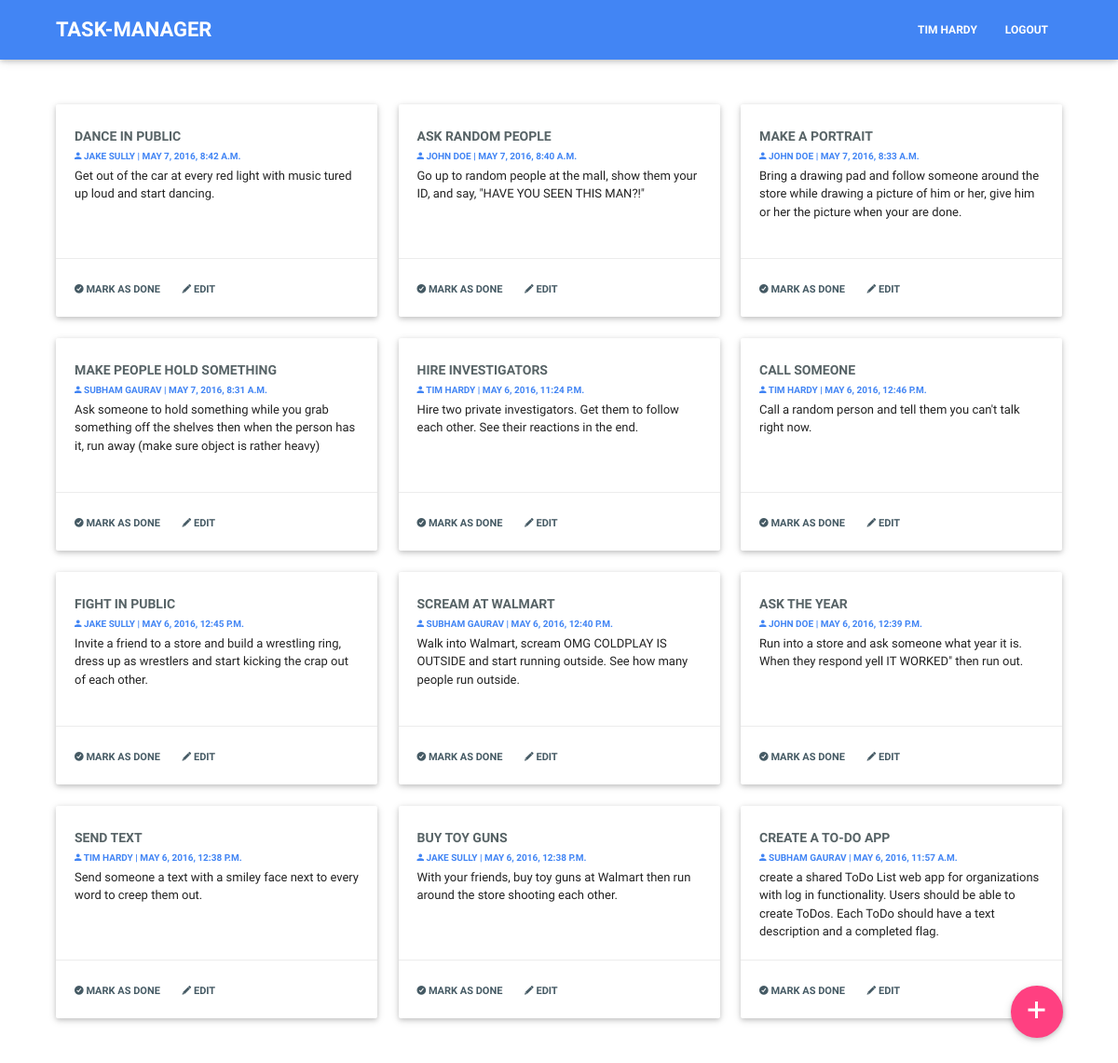
/ (signed in), run on the app's committed database.
### todo/models.py (models this page shows, shortened)
class ToDo(models.Model):
	title = models.CharField(max_length=100)
	desc = models.CharField(max_length=1000)
	creator = models.ForeignKey(User, related_name="todos")
	is_deleted = models.BooleanField(default=False)
	created_at = models.DateTimeField(auto_now_add=True)
	updated_at = models.DateTimeField(auto_now=True)
	class Meta:
		verbose_name_plural = "TODOs"

### todo/views.py (the view)
# urls.py: url(r'^', 'todo.views.home', name='home')
def home(request):
	todos = ToDo.objects.all().order_by('-created_at').exclude(is_deleted=True)
	return render_to_response('todos.html', {'todos': todos}, context_instance=RequestContext(request))

### templates/todos.html (shortened to what this page needs)
{% extends 'index.html' %}
{% block page_content %}
	<div class="row">
		{% for todo in todos %}
			<div class="col l4 m6 s12">
				<div class="card">
					<div class="card-content">
					    <h6 class="title news-headline">{{ todo.title }}</h6>
					    <h6 class="news-title">
					    	<a href="/get_user/{{ todo.creator.id }}/" class="news-title">
					    	<i class="ion-android-person"></i> {{ todo.creator.get_full_name }}
					    	</a>
					    	<b>|</b> {{ todo.created_at }}
					    	</h6>
					    <p class="news-text">{{ todo.desc }}</p>
					</div>
					<div class="card-action">
						{% if user.is_authenticated and todo.creator == user %}
		                	<a href="/delete_todo/{{ todo.id }}/"><i class="ion-checkmark-circled"></i> Mark as Done</a>
			                <a href="/edit_todo/{{ todo.id }}/" class="edit-todo" data-id="{{ todo.id }}"><i class="ion-edit"></i> Edit</a>
		                {% else %}
		                	<a class="disabled tooltipped" data-position="bottom" data-delay="50"
		                	   data-tooltip="You are not authorized to mark this task!"><i class="ion-checkmark-circled"></i> Mark as Done</a>
		                	<a class="disabled tooltipped" data-position="bottom" data-delay="50"
		                	   data-tooltip="You are not authorized to edit this task!"><i class="ion-edit"></i> Edit</a>
		                {% endif %}
		            </div>
		        </div>
			</div>
		{% endfor %}
	</div>
	{% if user.is_authenticated %}
	<a href="add_todo" class="btn-floating btn-large waves-effect waves-light fixed-element tooltipped"
	   data-position="left" data-delay="50" data-tooltip="Add a new task?">
		<i class="ion-plus"></i>
	</a>
	{% endif %}
{% endblock %}

### templates/index.html (shortened to what this page needs)
{% load staticfiles %}
<!DOCTYPE html>
<html lang="en">
    <head>
        <link href="{% static 'assets/css/materialize.min.css' %}" type="text/css" rel="stylesheet" media="screen,projection"/>
        <link href="{% static 'assets/css/ionicons.min.css' %}" type="text/css" rel="stylesheet" media="screen,projection"/>
        <link href="{% static 'assets/css/style.css' %}" type="text/css" rel="stylesheet" media="screen,projection"/>
    </head>
    <body>
        <div class="navbar-fixed">
            <nav>
                <div class="container">
                    <a href="/" class="brand-logo">TASK-MANAGER</a>
                    <ul class="right hide-on-med-and-down">
                        {% if user.is_authenticated %}
                            <li><a href="/profile/">{{ user.get_full_name }}</a></li>
                            <li><a href="/logout/">logout</a></li>
                        {% else %}
                            <li><a href="/login/">login</a></li>
                        {% endif %}
                    </ul>
                </div>
            </nav>
        </div>
        <div class="container" id="body-container">
            <div class="section">
                {% block page_content %}
                {% endblock %}
            </div>
        </div>
    </body>
</html>

### static/css/style.css (style rules this page uses)
@media (min-width: 993px) { .container { width: 90%; } }
@media (min-width: 993px) { a.fixed-element { position: fixed; bottom: 30px; right: 60px; color: #FFF; background-color: rgb(255,64,129); } }
#body-container { margin-top: 25px; }
nav { background-color: #4285f4; }
nav .brand-logo { font-size: 22px; font-weight: 600; color: #FFF; }
nav ul a { font-weight: 600; font-size: 12px; color: #FFF; text-transform: uppercase; }
.title.news-headline { font-weight: 600; font-size: 14px; text-transform: uppercase; color: #576366; }
.news-text { font-weight: 400; font-size: 13px; color: #455a64; }
.news-title { font-weight: 600; font-size: 10px; color: #4285f4; text-transform: uppercase; }
.card .card-action a:not(.btn):not(.btn-large):not(.btn-floating) { font-weight: 700; font-size: 11px; color: #455a64; text-transform: uppercase; }
.card .card-action a.disabled:not(.btn):not(.btn-large):not(.btn-floating) { font-weight: 700; font-size: 11px; color: #455a64; text-transform: uppercase; }

### data on the page
ToDo: title "DANCE IN PUBLIC", creator.get_full_name "JAKE SULLY", created_at "MAY 7, 2016, 8:42 A.M.", desc "Get out of the car at every red light with music tured up loud and start dancing.", shows "MARK AS DONE"
ToDo: title "ASK RANDOM PEOPLE", creator.get_full_name "JOHN DOE", created_at "MAY 7, 2016, 8:40 A.M.", desc "Go up to random people at the mall, show them your ID, and say, \"HAVE YOU SEEN THIS MAN?!\"", shows "MARK AS DONE"
ToDo: title "MAKE A PORTRAIT", creator.get_full_name "JOHN DOE", created_at "MAY 7, 2016, 8:33 A.M.", desc "Bring a drawing pad and follow someone around the store while drawing a picture of him or her, give him or her the picture when your are done.", shows "MARK AS DONE"
ToDo: title "MAKE PEOPLE HOLD SOMETHING", creator.get_full_name "SUBHAM GAURAV", created_at "MAY 7, 2016, 8:31 A.M.", desc "Ask someone to hold something while you grab something off the shelves then when the person has it, run away (make sure object is rather heavy)", shows "MARK AS DONE"
ToDo: title "HIRE INVESTIGATORS", creator.get_full_name "TIM HARDY", created_at "MAY 6, 2016, 11:24 P.M.", desc "Hire two private investigators. Get them to follow each other. See their reactions in the end."
ToDo: title "CALL SOMEONE", creator.get_full_name "TIM HARDY", created_at "MAY 6, 2016, 12:46 P.M.", desc "Call a random person and tell them you can't talk right now."
ToDo: title "FIGHT IN PUBLIC", creator.get_full_name "JAKE SULLY", created_at "MAY 6, 2016, 12:45 P.M.", desc "Invite a friend to a store and build a wrestling ring, dress up as wrestlers and start kicking the crap out of each other.", shows "MARK AS DONE"
ToDo: title "SCREAM AT WALMART", creator.get_full_name "SUBHAM GAURAV", created_at "MAY 6, 2016, 12:40 P.M.", desc "Walk into Walmart, scream OMG COLDPLAY IS OUTSIDE and start running outside. See how many people run outside.", shows "MARK AS DONE"
ToDo: title "ASK THE YEAR", creator.get_full_name "JOHN DOE", created_at "MAY 6, 2016, 12:39 P.M.", desc "Run into a store and ask someone what year it is. When they respond yell IT WORKED\" then run out.", shows "MARK AS DONE"
ToDo: title "SEND TEXT", creator.get_full_name "TIM HARDY", created_at "MAY 6, 2016, 12:38 P.M.", desc "Send someone a text with a smiley face next to every word to creep them out."
ToDo: title "BUY TOY GUNS", creator.get_full_name "JAKE SULLY", created_at "MAY 6, 2016, 12:38 P.M.", desc "With your friends, buy toy guns at Walmart then run around the store shooting each other.", shows "MARK AS DONE"
ToDo: title "CREATE A TO-DO APP", creator.get_full_name "SUBHAM GAURAV", created_at "MAY 6, 2016, 11:57 A.M.", desc "create a shared ToDo List web app for organizations with log in functionality. Users should be able to create ToDos. Each ToDo should have a text description and a completed flag.", shows "MARK AS DONE"

### other printed values
{{ user.get_full_name }} "TIM HARDY"
